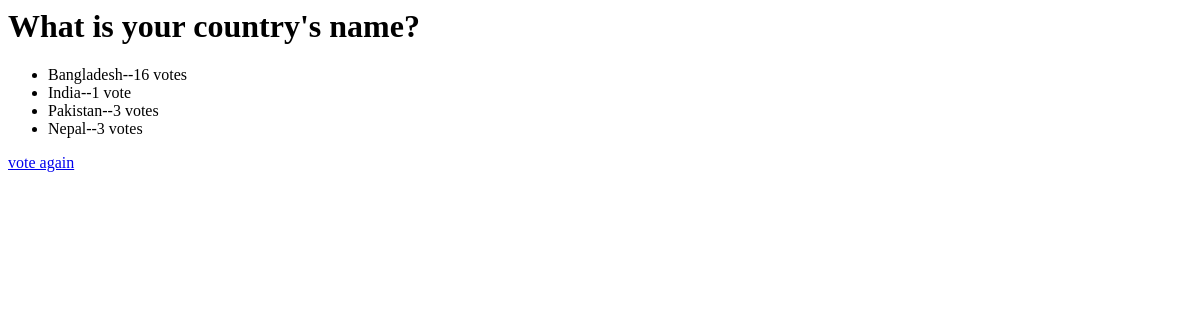
The page /polls/1/results on the database as committed earlier.
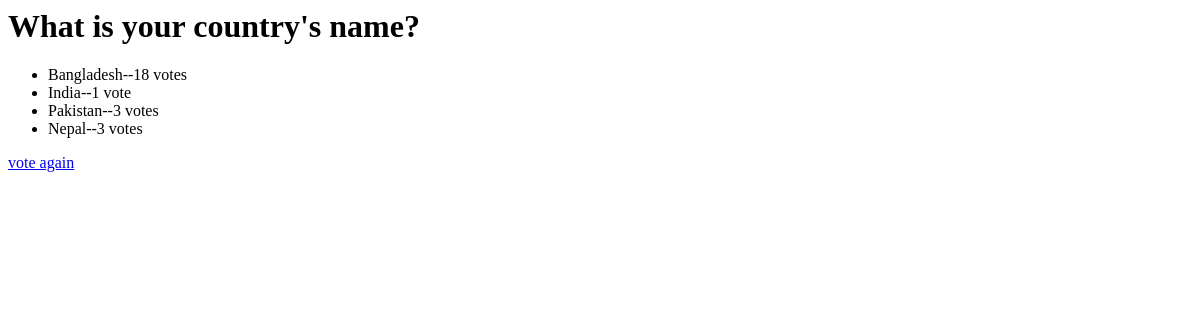
The same page on the database as committed later.
### polls/models.py (models this page shows, shortened)
class Choice(models.Model):
    question = models.ForeignKey(Question, on_delete=models.CASCADE)
    choice_text = models.CharField(max_length=200)
    votes = models.IntegerField(default=0)

### polls/views.py (the view)
# urls.py: path("<int:pk>/results", views.ResultsView.as_view(), name="results"),
class ResultsView(generic.DetailView):
    model = Question
    template_name = "polls/results.html"
    def get_queryset(self):
        return Question.objects.filter(pub_date__lte=timezone.now())

### polls/templates/polls/results.html
{% block content %}
    <h1>{{ question.question_text }}</h1>
    <ul>
        {% for choice in question.choice_set.all %}
            <li>{{ choice.choice_text }}--{{ choice.votes }} vote{{ choice.votes|pluralize }}</li>
        {% endfor %}
    </ul>
    <a href="{% url 'polls:detail' question.id %}"> vote again</a>
{% endblock %}

Rows that differ between the two databases and show on the page:
changed Choice "Bangladesh": votes "16" → "18"
